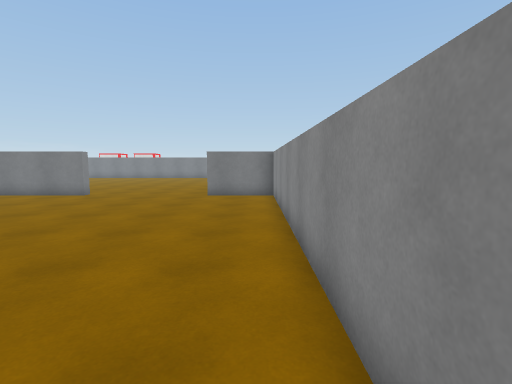
view 1 (above)

24 first-person views from a walk through a Unity game level. The camera is 1.5 m above the floor, tilts 6° down and sees 85° across. The floor is counted in squares, 1 m on a side. Each view is taken from the middle of a square. On the plan, view 1 faces up. The plan holds only what a view shows up to about 14 squares ahead; the rest is blank. The place goes on beyond the plan. The player is left out. Surface patterns are stand-ins for the level's own textures.

view 2
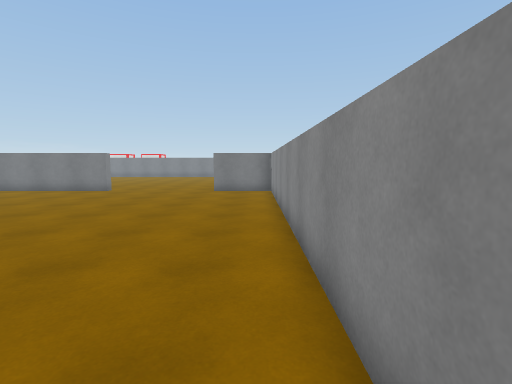

view 3
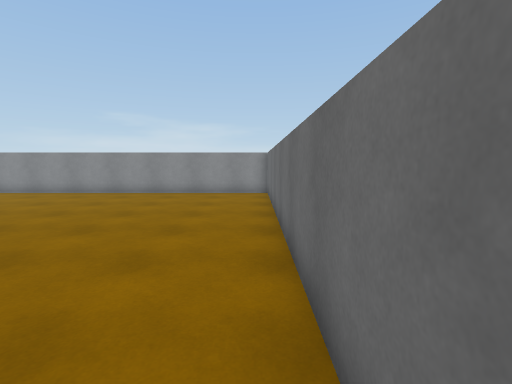

view 4
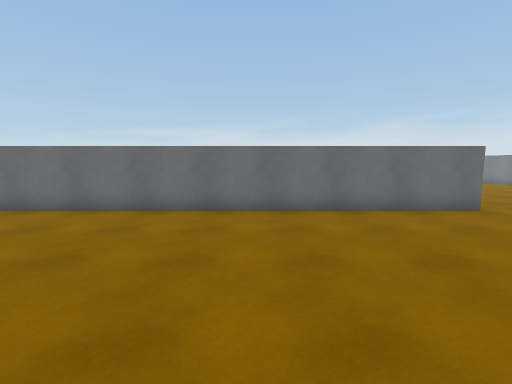

view 5
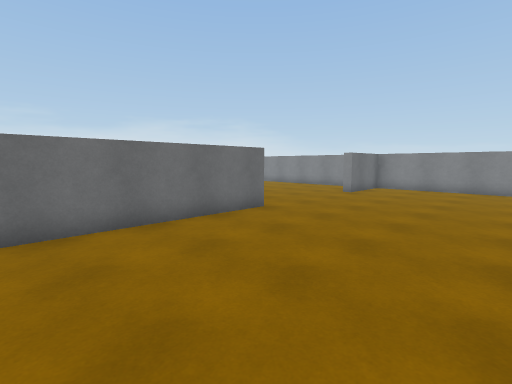

view 6
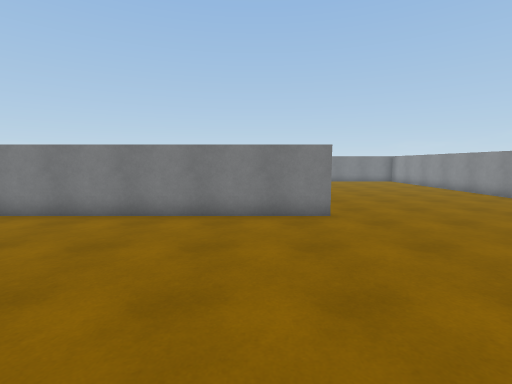

view 7
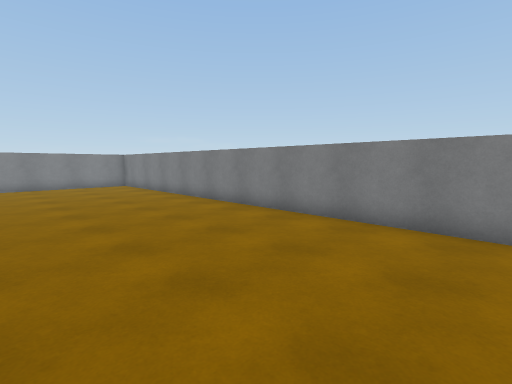

view 8
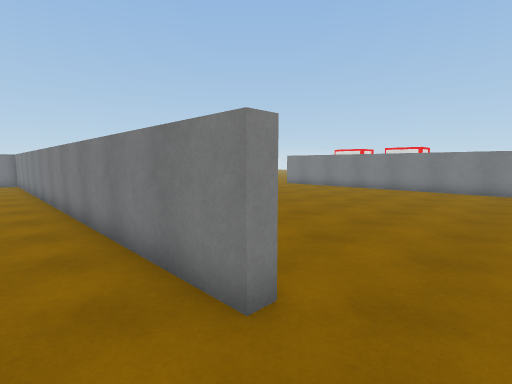

view 9
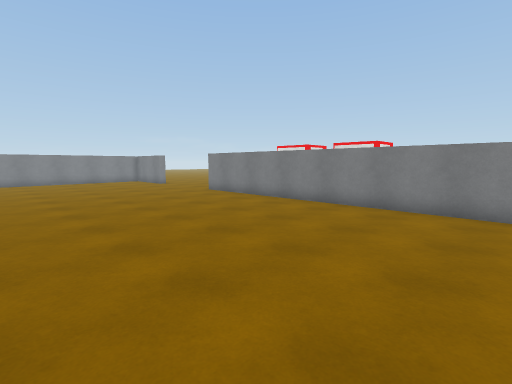

view 10
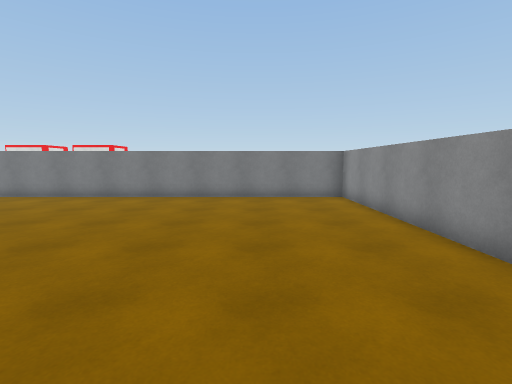

view 11
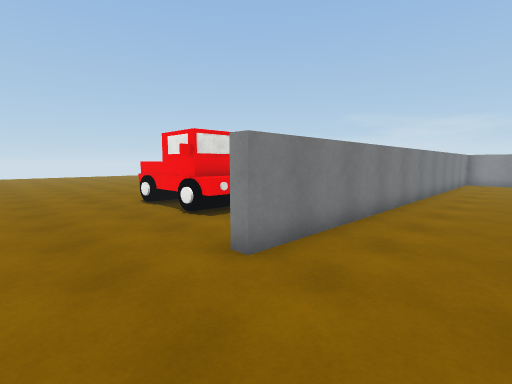

view 12
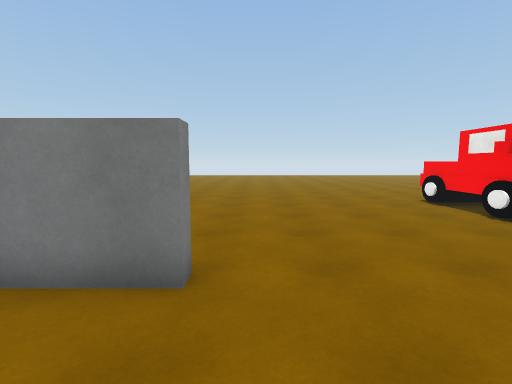

view 13
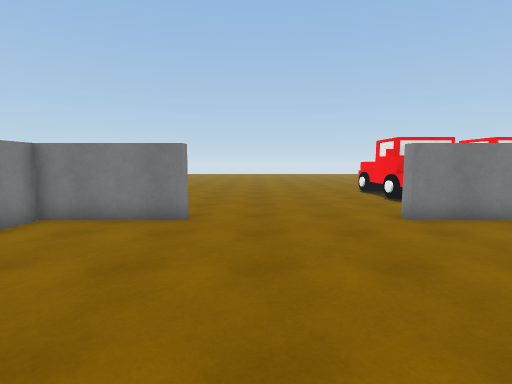

view 14
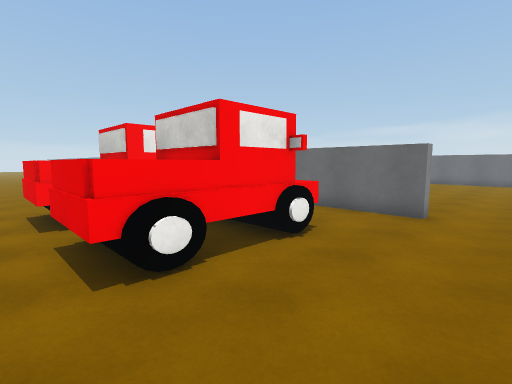

view 15
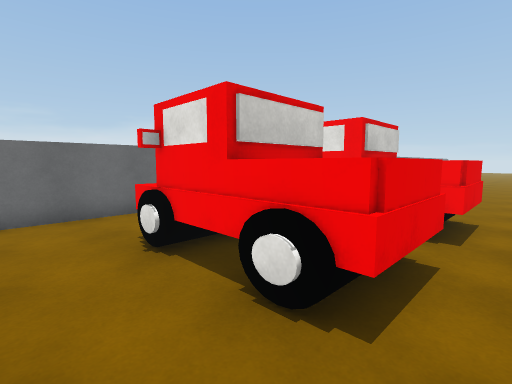

view 16
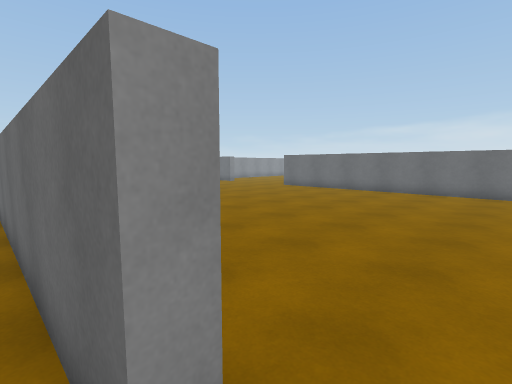

view 17
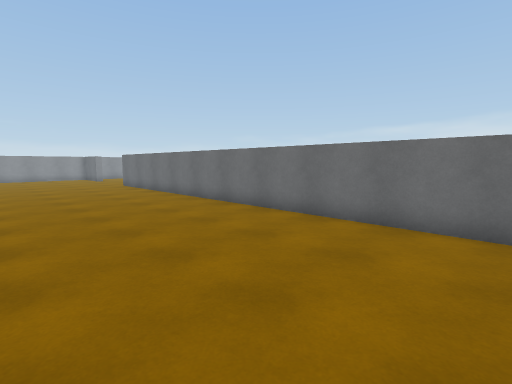

view 18
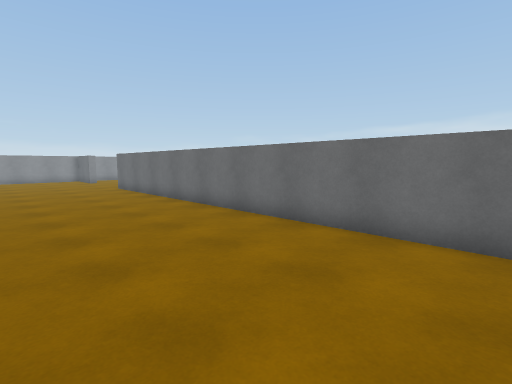

view 19
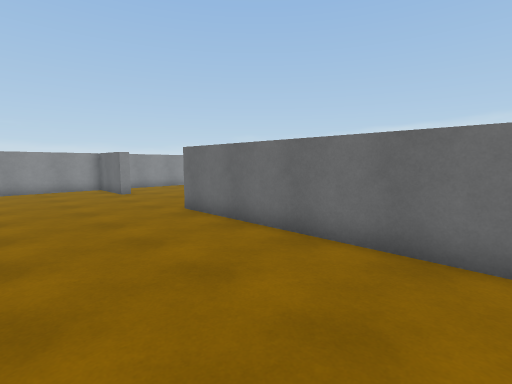

view 20
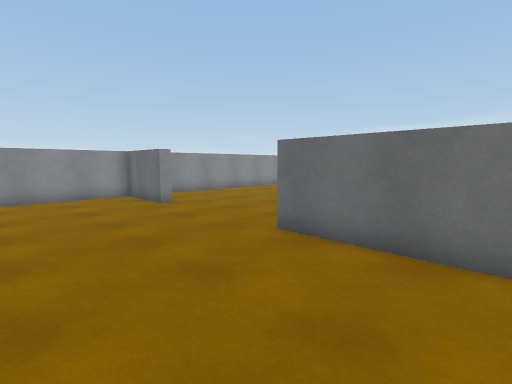

view 21
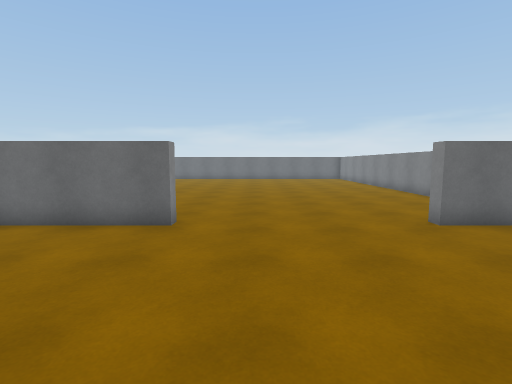

view 22
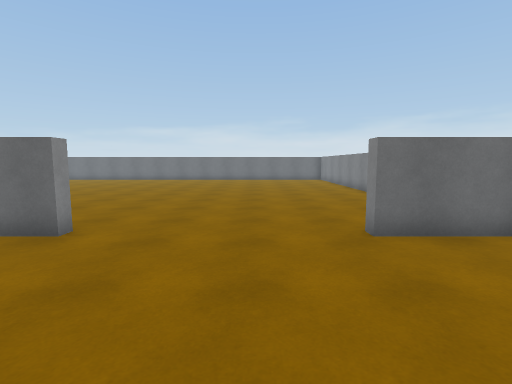

view 23
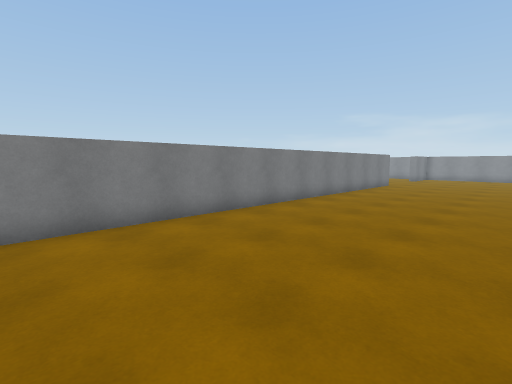

view 24
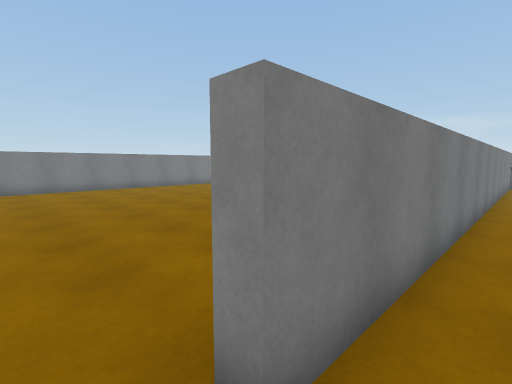

### Floor plan
Key: @ floor where view 1 was taken; # wall or solid block; . floor; O other object.
Columns run from 27 left of view 1 to 1 right of it. Each row starts with its distance up from view 1.
 36 ...................
 35 ..........OOO.OOO.....
 34  ........OOO    O..
 33  .........OOOOOOO..
 32  .........OOOO OO..
 31  ........OOOOOOOO..
 30   ........O     ...
 29   ..........   ....
 28   #.....###########
 27 ###.....#####################
 26 ............................#
 25 ............................#
 24 ............................#
 23  ...........................#
 22   ..........................#
 21      .......................#
 20 . ..........................#
 19  ...........................#
 18 ............................#
 17 ............................#
 16 ............................#
 15 ............................#
 14 ............................#
 13 ####################.....####
 12 ............................#
 11 ............................#
 10 ............................#
  9 ............................#
  8 ............................#
  7 ............................#
  6 . .............. .  ........#
  5        .......   .  ........#
  4     ..............  ........#
  3 ............................#
  2 ............................#
  1 ............................#
  0 ...........................@#
 -1 ............................#
 -2 ............................#
 -3 ##.......####################
 -4  ..................
 -5 ..........
 -6 ...........
 -7 ............
 -8 ............
 -9 ............

Where each view was taken, in squares from view 1:
view 1: 0 up, 0 right, facing up
view 2: 2 down, 0 right, facing up
view 3: 2 down, 13 left, facing right
view 4: 6 up, 12 left, facing down
view 5: 4 up, 12 left, facing down-left
view 6: 5 up, 10 left, facing up
view 7: 6 up, 10 left, facing up-left
view 8: 11 up, 6 left, facing up-left
view 9: 18 up, 6 left, facing up-left
view 10: 15 up, 3 left, facing up
view 11: 24 up, 22 left, facing up-right
view 12: 24 up, 24 left, facing up
view 13: 20 up, 23 left, facing up
view 14: 36 up, 21 left, facing down-right
view 15: 36 up, 9 left, facing down-left
view 16: 28 up, 20 left, facing down-right
view 17: 20 up, 27 left, facing down-right
view 18: 19 up, 25 left, facing down-right
view 19: 18 up, 16 left, facing down-right
view 20: 18 up, 12 left, facing down-right
view 21: 4 up, 21 left, facing down
view 22: 3 up, 23 left, facing down
view 23: 6 up, 27 left, facing up-right
view 24: 4 down, 20 left, facing up-right
